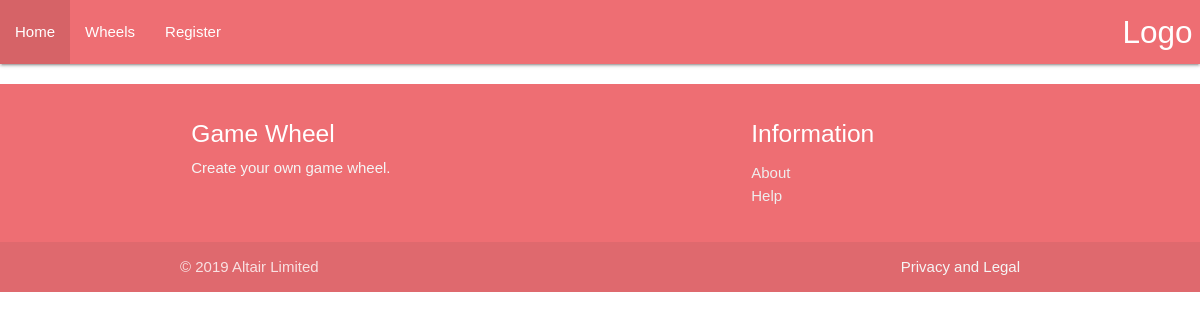
Page /wheels/ on the earlier database version.
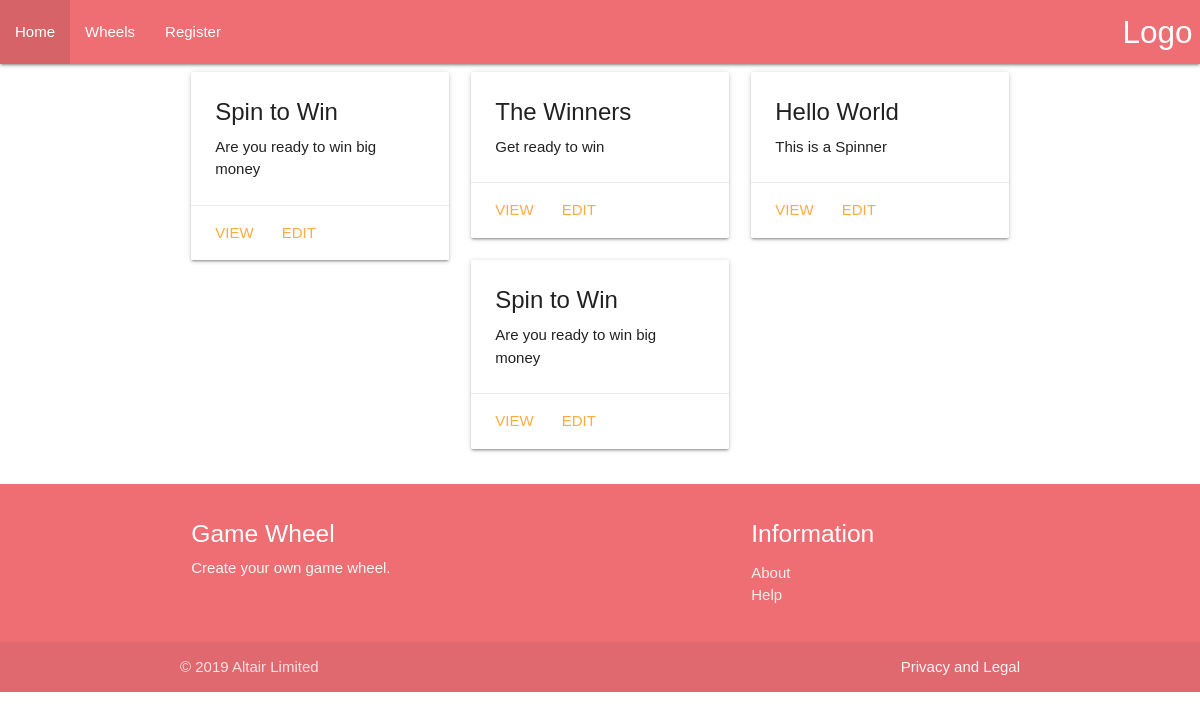
Same page on the later database version.
### main/models.py (models this page shows, shortened)
class Wheel(models.Model):
    name = models.CharField(max_length=100, default='Wheel of Fun')
    description = models.CharField(max_length=400)
    showDescription = models.BooleanField(default=False)
    numSegments = models.IntegerField(default=6)
    innerRadius = models.IntegerField(default=25)
    outerRadius = models.IntegerField(default=125)
    fillStyle = models.CharField(max_length=200, default='text')
    textFontFamily = models.CharField(max_length=200, default='Verdana')
    textFontSize = models.IntegerField(default=24)
    textOrientation = models.CharField(max_length=10, default='vertical') # vertical, horizontal
    textAlignment = models.CharField(max_length=50, default='outer')
    animation = models.ForeignKey(Animation, null=True, on_delete=models.SET_NULL)

### main/views.py (the view)
# urls.py: path('wheels/',views.wheel_list, name="wheel_list"),
def wheel_list(request):
    wheel_list = Wheel.objects.all()
    return render(request, 'main/wheel_list.html', {'wheel_list':wheel_list})

### main/templates/main/wheel_list.html
{% extends "main/header.html" %}
{% block content %}
<div class="row">
{% if wheel_list %}
  {% for wheel in wheel_list %}
    <div class="col s12 m6 l4">
        <div class="card">
          <div class="card-content">
            <span class="card-title">{{wheel.name}}</span>
            <p>{{wheel.description}}</p>
          </div>
          <div class="card-action">
            <a href="{% url 'main:wheeldetail' pk=wheel.pk %}">View</a>
            <a href="{% url 'main:wheeledit' pk=wheel.pk %}">Edit</a>
          </div>
        </div>
      </div>
  {% endfor %}
{% endif %}
</div>
{% endblock %}

Differences in the rows shown:
added Wheel: name "Spin to Win", description "Are you ready to win big money"
added Wheel: name "The Winners", description "Get ready to win"
added Wheel: name "Hello World", description "This is a Spinner"
added Wheel: name "Spin to Win", description "Are you ready to win big money"
